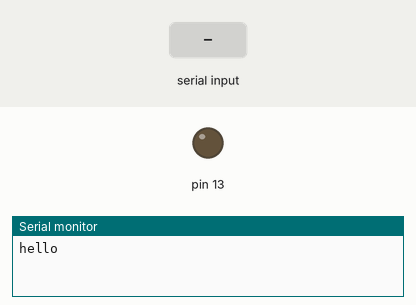
Recording of a sketch running on a simulated Arduino Uno, built with avr-gcc and run on an emulated ATmega328P. On the bench: output pins drawn as LEDs (lit = HIGH), the last lines printed to the serial monitor. Inputs (shaded band) come from the test bench.

Above: at 1.2 s.
1.3 s: "90,45\n" received over Serial
At 2.1 s:
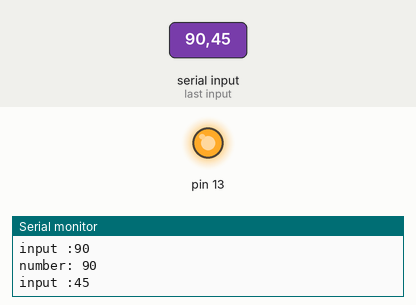
Timing chart, 0 to 10.3 s (numbered marks = the images above; inputs shaded):
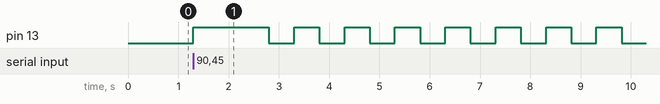

The sketch:

testUsb.ino
```cpp
long currentTime=millis();
long flashTime=millis();
int number;
boolean state=false;
void setup() {
  // put your setup code here, to run once:
  Serial.begin(115200);
   pinMode(13, OUTPUT);

}

void loop() {
  if (currentTime+1000<millis()){
    Serial.println("hello");
    currentTime=millis();
  }
  if (Serial.available()>0){
     int n=Serial.parseInt();
     if (n>0){
      number=n;
     }
     Serial.print("input :");
     Serial.println(number);
     state=true;
     digitalWrite(13, state);
  }
  if ((number>0)&&(flashTime+500<millis())){
    Serial.print("number: ");
    Serial.println(number);
      flashTime=millis();
      //state=!state;
      if(state==true){
      digitalWrite(13, HIGH);
      state=false;
      }
      else{
        digitalWrite(13, LOW);
        state=true;
        number--;
      }

  }

}
void mblink13(){
   digitalWrite(13, HIGH);   // turn the LED on (HIGH is the voltage level)
  delay(500);              // wait for a second
  digitalWrite(13, LOW);    // turn the LED off by making the voltage LOW
  delay(500);
}
```

Measured:
- after the input at 1.3 s, pin 13: LOW → HIGH at once, then repeats every 1.0 s: LOW 0.50 s, HIGH 0.50 s
